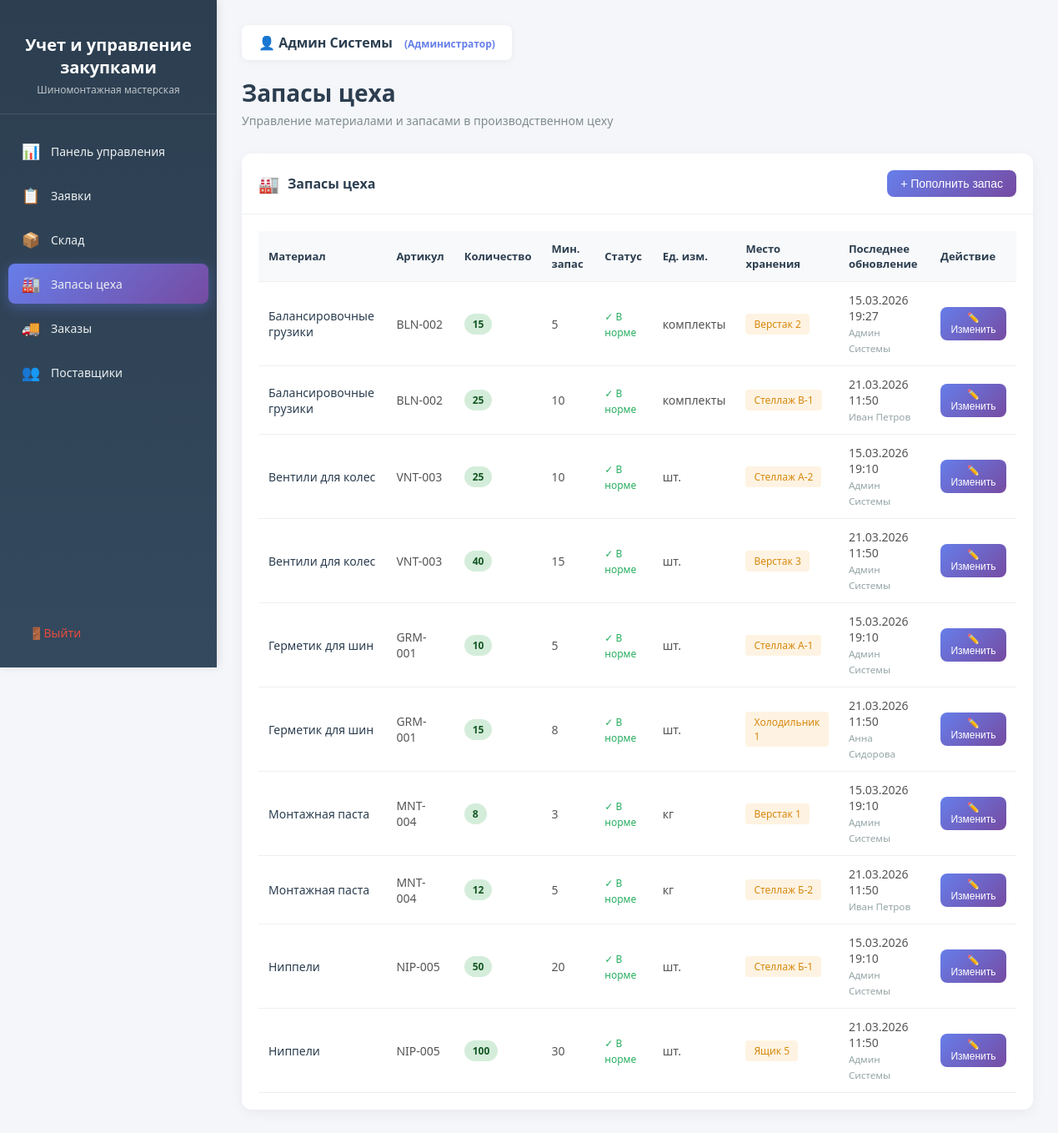
Page /workshop-stock/ (signed in) on the earlier database version.
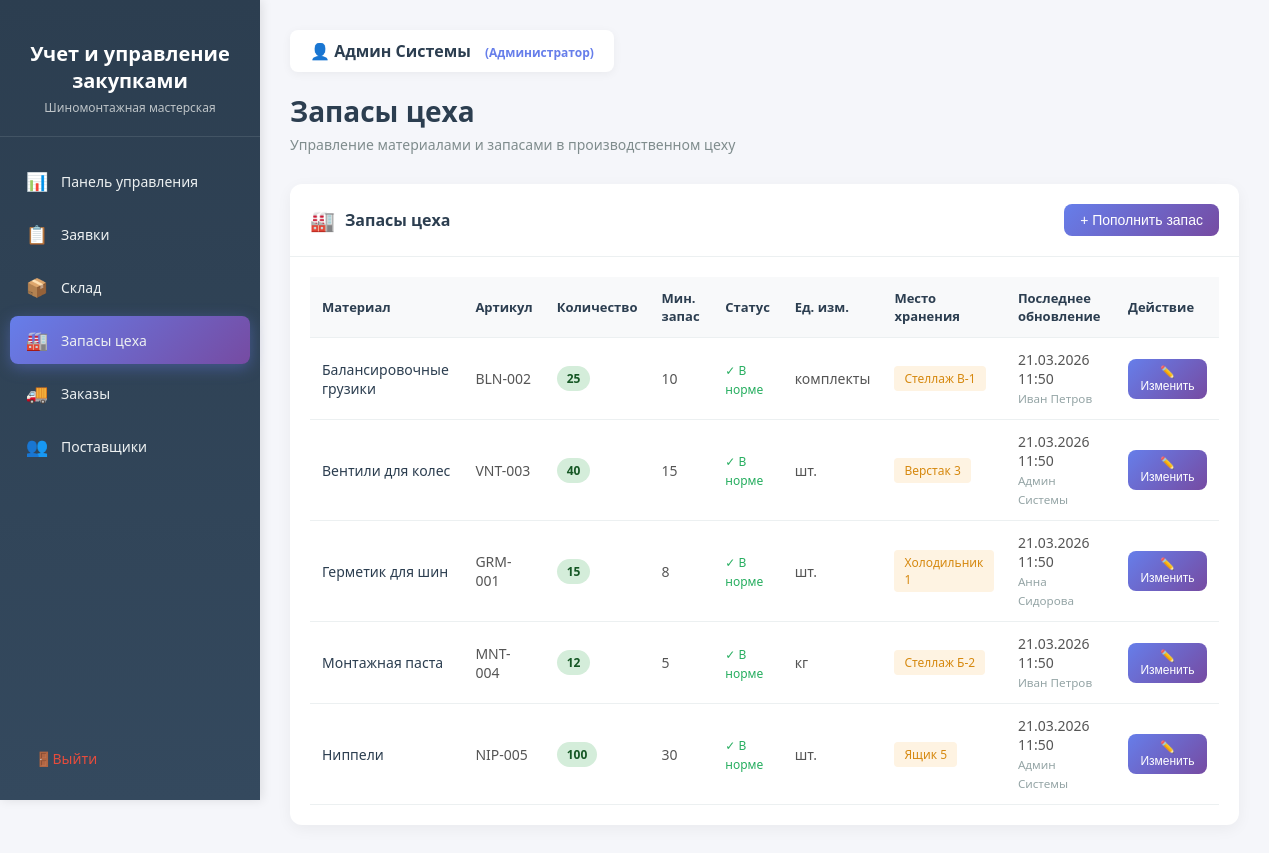
Same page on the later database version.
### core/models.py (models this page shows, shortened)
class WorkshopStock(models.Model):
    STATUS_CHOICES = [
        ('normal', 'В норме'),
        ('low', 'Низкий запас'),
    ]
    product = models.ForeignKey(
        Product,
        on_delete=models.CASCADE,
        related_name='workshop_stocks',
        verbose_name=_('Товар')
    )
    quantity = models.PositiveIntegerField(_('Количество в цеху'), default=0)
    location = models.CharField(
        _('Место хранения'),
        max_length=100,
        blank=True,
        help_text=_('Например: Стеллаж А-3, Верстак 2')
    )
    responsible_person = models.ForeignKey(
        User,
        on_delete=models.SET_NULL,
        null=True,
        blank=True,
        related_name='workshop_stocks',
        verbose_name=_('Ответственный')
    )
    min_quantity = models.PositiveIntegerField(
        _('Минимальный уровень запаса в цеху'),
        default=5,
        help_text=_('При достижении этого уровня требуется пополнение со склада')
    )
    status = models.CharField(
        _('Статус'),
        max_length=10,
        choices=STATUS_CHOICES,
        default='normal'
    )
    last_updated = models.DateTimeField(_('Дата последнего обновления'), auto_now=True)
    notes = models.TextField(_('Примечание'), blank=True)
    class Meta:
        verbose_name = _('Запас цеха')
        verbose_name_plural = _('Запасы цеха')
        ordering = ['product__name']
        unique_together = ['product', 'location']
    @property
    def is_low_stock(self):
        return self.quantity <= self.min_quantity
    @property
    def updated_at(self):
        return self.last_updated
    @property
    def updated_by(self):
        return self.responsible_person

class Product(models.Model):
    category = models.ForeignKey(
        Category,
        on_delete=models.CASCADE,
        related_name='products',
        verbose_name=_('Категория')
    )
    name = models.CharField(_('Название материала'), max_length=200)
    sku = models.CharField(_('Артикул'), max_length=50, unique=True, blank=True)
    unit = models.CharField(_('Единица измерения'), max_length=20, default='шт.')
    quantity = models.PositiveIntegerField(_('Количество на складе'), default=0)
    min_quantity = models.PositiveIntegerField(
        _('Минимальный уровень запаса'),
        default=10,
        help_text=_('При достижении этого уровня требуется заказ')
    )
    price = models.DecimalField(_('Цена за единицу'), max_digits=10, decimal_places=2, default=0)
    supplier = models.ForeignKey(
        Supplier,
        on_delete=models.SET_NULL,
        null=True,
        blank=True,
        related_name='products',
        verbose_name=_('Основной поставщик')
    )
    created_at = models.DateTimeField(_('Дата добавления'), auto_now_add=True)
    updated_at = models.DateTimeField(_('Дата обновления'), auto_now=True)
    class Meta:
        verbose_name = _('Материал')
        verbose_name_plural = _('Материалы')
        ordering = ['name']

### core/views.py (the view)
# urls.py: path('workshop-stock/', workshop_stock, name='workshop_stock'),
@login_required
def workshop_stock(request):
    workshop_stocks = WorkshopStock.objects.all().select_related('product', 'responsible_person')
    context = {
        'workshop_stocks': workshop_stocks,
        'user': request.user,
    }
    return render(request, 'procurement/workshop_stock.html', context)

### templates/procurement/workshop_stock.html (shortened to what the changed rows need)
<!DOCTYPE html>
<html lang="ru">
<head>
</head>
<body>
    <aside class="sidebar">
        <div class="sidebar-header">
            <h2>Учет и управление закупками</h2>
        </div>
    </aside>
    <main class="main-content">
        <div class="page-header">
            <h1>Запасы цеха</h1>
        </div>
        <div class="stock-card">
            <div class="table-container">
                {% if workshop_stocks %}
                    <table class="stock-table">
                        <thead>
                            <tr>
                                <th>Материал</th>
                                <th>Артикул</th>
                                <th>Количество</th>
                                <th>Мин. запас</th>
                                <th>Статус</th>
                                <th>Ед. изм.</th>
                                <th>Место хранения</th>
                                <th>Последнее обновление</th>
                                <th>Действие</th>
                            </tr>
                        </thead>
                        <tbody>
                            {% for stock in workshop_stocks %}
                                <tr>
                                    <td>
                                        <span class="product-name">{{ stock.product.name }}</span>
                                    </td>
                                    <td>{{ stock.product.sku }}</td>
                                    <td>
                                        <span class="quantity-badge {% if stock.is_low_stock %}quantity-low{% else %}quantity-good{% endif %}">
                                            {{ stock.quantity }}
                                        </span>
                                    </td>
                                    <td>{{ stock.min_quantity }}</td>
                                    <td>
                                        {% if stock.is_low_stock %}
                                            <span style="color: #e74c3c; font-size: 12px;">⚠️ Низкий</span>
                                        {% else %}
                                            <span style="color: #27ae60; font-size: 12px;">✓ В норме</span>
                                        {% endif %}
                                    </td>
                                    <td>{{ stock.product.unit }}</td>
                                    <td>
                                        {% if stock.location %}
                                            <span class="location-badge">{{ stock.location }}</span>
                                        {% else %}
                                            <span style="color: #95a5a6;">—</span>
                                        {% endif %}
                                    </td>
                                    <td>{{ stock.updated_at|date:"d.m.Y H:i" }}<br>
                                        {% if stock.updated_by %}
                                            <small style="color: #95a5a6;">{{ stock.updated_by.get_full_name|default:stock.updated_by.username }}</small>
                                        {% else %}
                                            <small style="color: #95a5a6;">—</small>
                                        {% endif %}
                                    </td>
                                    <td>
                                        <button class="btn-add"
                                                onclick="openEditModal('{{ stock.id }}', '{{ stock.product.name }}', {{ stock.quantity }}, {{ stock.min_quantity }}, '{{ stock.location }}')"
                                                style="padding: 6px 12px; font-size: 12px;">
                                            ✏️ Изменить
                                        </button>
                                    </td>
                                </tr>
                            {% endfor %}
                        </tbody>
                    </table>
                {% else %}
                    <div class="empty-state">
                        <div class="empty-state-icon">🏭</div>
                        <p>Запасы материалов в цеху отсутствуют</p>
                    </div>
                {% endif %}
            </div>
        </div>
    </main>
</body>
</html>

Differences in the rows shown:
removed WorkshopStock: product.name "Балансировочные грузики", product.sku "BLN-002", quantity "15", min_quantity "5", shows "✓ В норме", product.unit "комплекты", location "Верстак 2", updated_at "15.03.2026 19:27", updated_by.get_full_name "Админ Системы"
removed WorkshopStock: product.name "Вентили для колес", product.sku "VNT-003", quantity "25", min_quantity "10", shows "✓ В норме", product.unit "шт.", location "Стеллаж А-2", updated_at "15.03.2026 19:10", updated_by.get_full_name "Админ Системы"
removed WorkshopStock: product.name "Герметик для шин", product.sku "GRM-001", quantity "10", min_quantity "5", shows "✓ В норме", product.unit "шт.", location "Стеллаж А-1", updated_at "15.03.2026 19:10", updated_by.get_full_name "Админ Системы"
removed WorkshopStock: product.name "Монтажная паста", product.sku "MNT-004", quantity "8", min_quantity "3", shows "✓ В норме", product.unit "кг", location "Верстак 1", updated_at "15.03.2026 19:10", updated_by.get_full_name "Админ Системы"
removed WorkshopStock: product.name "Ниппели", product.sku "NIP-005", quantity "50", min_quantity "20", shows "✓ В норме", product.unit "шт.", location "Стеллаж Б-1", updated_at "15.03.2026 19:10", updated_by.get_full_name "Админ Системы"
